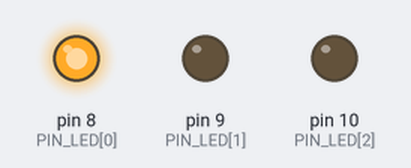
The sketch below on a simulated Arduino Uno, built with avr-gcc and run on an emulated ATmega328P. Shown: output pins drawn as LEDs (lit = HIGH).

Above: at 0.1 s.
At 0.5 s:
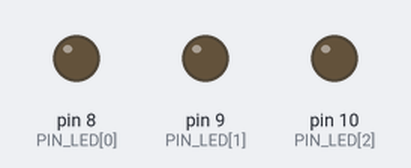
Timing chart, 0 to 2.0 s (numbered marks = the images above):
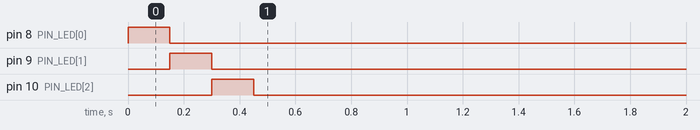

The sketch:

indicador_leds.ino
```cpp
/*
  Indicador de LEDs para el reconocimiento facial (Arduino Uno).

  Conexión (cada LED con resistencia de 220 ohm en serie):
    D8  -> LED persona_1 -> GND
    D9  -> LED persona_2 -> GND
    D10 -> LED persona_3 -> GND

  Protocolo serie a 9600 baudios, un carácter por orden:
    '0' apaga todos | '1' enciende persona_1 | '2' persona_2 | '3' persona_3

  Seguridad: si pasan más de 3 s sin recibir ninguna orden (por ejemplo, la aplicación
  se cerró o el cable se soltó), se apagan todos los LED.
*/

const int PIN_LED[3] = {8, 9, 10};
const unsigned long TIEMPO_SIN_ORDEN_MS = 3000;

unsigned long ultimaOrden = 0;

void apagarTodos() {
  for (int i = 0; i < 3; i++) digitalWrite(PIN_LED[i], LOW);
}

void encenderSolo(int indice) {
  for (int i = 0; i < 3; i++) digitalWrite(PIN_LED[i], i == indice ? HIGH : LOW);
}

void setup() {
  for (int i = 0; i < 3; i++) pinMode(PIN_LED[i], OUTPUT);
  apagarTodos();
  Serial.begin(9600);
  ultimaOrden = millis();

  // Prueba de arranque: cada LED parpadea una vez
  for (int i = 0; i < 3; i++) {
    digitalWrite(PIN_LED[i], HIGH);
    delay(150);
    digitalWrite(PIN_LED[i], LOW);
  }
}

void loop() {
  while (Serial.available() > 0) {
    char c = Serial.read();
    if (c == '0') {
      apagarTodos();
      ultimaOrden = millis();
    } else if (c >= '1' && c <= '3') {
      encenderSolo(c - '1');
      ultimaOrden = millis();
    }
  }

  if (millis() - ultimaOrden > TIEMPO_SIN_ORDEN_MS) {
    apagarTodos();
  }
}
```
